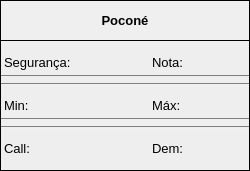
                <widget class="QFrame" name="search_result_pocone_frame">
                 <property name="geometry">
                  <rect>
                   <x>550</x>
                   <y>360</y>
                   <width>250</width>
                   <height>171</height>
                  </rect>
                 </property>
                 <property name="minimumSize">
                  <size>
                   <width>250</width>
                   <height>0</height>
                  </size>
                 </property>
                 <property name="maximumSize">
                  <size>
                   <width>300</width>
                   <height>300</height>
                  </size>
                 </property>
                 <property name="frameShape">
                  <enum>QFrame::Box</enum>
                 </property>
                 <property name="frameShadow">
                  <enum>QFrame::Plain</enum>
                 </property>
                 <layout class="QVBoxLayout" name="verticalLayout_23">
                  <property name="spacing">
                   <number>3</number>
                  </property>
                  <property name="leftMargin">
                   <number>0</number>
                  </property>
                  <property name="topMargin">
                   <number>0</number>
                  </property>
                  <property name="rightMargin">
                   <number>0</number>
                  </property>
                  <property name="bottomMargin">
                   <number>0</number>
                  </property>
                  <item>
                   <widget class="QFrame" name="frame_16">
                    <property name="minimumSize">
                     <size>
                      <width>0</width>
                      <height>40</height>
                     </size>
                    </property>
                    <property name="frameShape">
                     <enum>QFrame::NoFrame</enum>
                    </property>
                    <property name="frameShadow">
                     <enum>QFrame::Raised</enum>
                    </property>
                    <layout class="QVBoxLayout" name="verticalLayout_24">
                     <property name="spacing">
                      <number>0</number>
                     </property>
                     <property name="leftMargin">
                      <number>0</number>
                     </property>
                     <property name="topMargin">
                      <number>0</number>
                     </property>
                     <property name="rightMargin">
                      <number>0</number>
                     </property>
                     <property name="bottomMargin">
                      <number>0</number>
                     </property>
                     <item>
                      <widget class="QLabel" name="title_pocone">
                       <property name="font">
                        <font>
                         <pointsize>10</pointsize>
                         <weight>75</weight>
                         <bold>true</bold>
                        </font>
                       </property>
                       <property name="styleSheet">
                        <string notr="true">border-style: solid;
border-width: 0 0 1px 0;
border-color: transparent transparent black transparent;</string>
                       </property>
                       <property name="text">
                        <string>Poconé</string>
                       </property>
                       <property name="alignment">
                        <set>Qt::AlignCenter</set>
                       </property>
                       <property name="margin">
                        <number>4</number>
                       </property>
                       <property name="textInteractionFlags">
                        <set>Qt::NoTextInteraction</set>
                       </property>
                      </widget>
                     </item>
                    </layout>
                   </widget>
                  </item>
                  <item>
                   <widget class="QFrame" name="frame_26">
                    <property name="minimumSize">
                     <size>
                      <width>160</width>
                      <height>40</height>
                     </size>
                    </property>
                    <property name="styleSheet">
                     <string notr="true">background-color: rgb(238, 238, 238);
border-style: solid;
border-width: 0 0 1px 0;
border-color: transparent transparent gray transparent;</string>
                    </property>
                    <property name="frameShape">
                     <enum>QFrame::NoFrame</enum>
                    </property>
                    <property name="frameShadow">
                     <enum>QFrame::Plain</enum>
                    </property>
                    <layout class="QHBoxLayout" name="horizontalLayout_30">
                     <property name="spacing">
                      <number>0</number>
                     </property>
                     <property name="leftMargin">
                      <number>0</number>
                     </property>
                     <property name="topMargin">
                      <number>0</number>
                     </property>
                     <property name="rightMargin">
                      <number>0</number>
                     </property>
                     <property name="bottomMargin">
                      <number>0</number>
                     </property>
                     <item>
                      <widget class="QLabel" name="seguranca_p">
                       <property name="minimumSize">
                        <size>
                         <width>100</width>
                         <height>25</height>
                        </size>
                       </property>
                       <property name="maximumSize">
                        <size>
                         <width>16777215</width>
                         <height>25</height>
                        </size>
                       </property>
                       <property name="font">
                        <font>
                         <pointsize>10</pointsize>
                        </font>
                       </property>
                       <property name="styleSheet">
                        <string notr="true">color: rgb(0, 0, 0);
background-color: rgb(238, 238, 238);</string>
                       </property>
                       <property name="frameShape">
                        <enum>QFrame::NoFrame</enum>
                       </property>
                       <property name="text">
                        <string>Segurança:</string>
                       </property>
                       <property name="textInteractionFlags">
                        <set>Qt::LinksAccessibleByMouse|Qt::TextSelectableByMouse</set>
                       </property>
                      </widget>
                     </item>
                     <item>
                      <widget class="QLabel" name="nota_p">
                       <property name="minimumSize">
                        <size>
                         <width>50</width>
                         <height>25</height>
                        </size>
                       </property>
                       <property name="maximumSize">
                        <size>
                         <width>100</width>
                         <height>25</height>
                        </size>
                       </property>
                       <property name="font">
                        <font>
                         <pointsize>10</pointsize>
                        </font>
                       </property>
                       <property name="styleSheet">
                        <string notr="true">color: rgb(0, 0, 0);
background-color: rgb(238, 238, 238);</string>
                       </property>
                       <property name="frameShape">
                        <enum>QFrame::NoFrame</enum>
                       </property>
                       <property name="text">
                        <string>Nota:</string>
                       </property>
                       <property name="textInteractionFlags">
                        <set>Qt::LinksAccessibleByMouse|Qt::TextSelectableByMouse</set>
                       </property>
                      </widget>
                     </item>
                    </layout>
                   </widget>
                  </item>
                  <item>
                   <widget class="QFrame" name="frame_27">
                    <property name="minimumSize">
                     <size>
                      <width>160</width>
                      <height>40</height>
                     </size>
                    </property>
                    <property name="styleSheet">
                     <string notr="true">background-color: rgb(238, 238, 238);
border-style: solid;
border-width: 0 0 1px 0;
border-color: transparent transparent gray transparent;</string>
                    </property>
                    <property name="frameShape">
                     <enum>QFrame::NoFrame</enum>
                    </property>
                    <property name="frameShadow">
                     <enum>QFrame::Plain</enum>
                    </property>
                    <layout class="QHBoxLayout" name="horizontalLayout_31">
                     <property name="spacing">
                      <number>0</number>
                     </property>
                     <property name="leftMargin">
                      <number>0</number>
                     </property>
                     <property name="topMargin">
                      <number>0</number>
                     </property>
                     <property name="rightMargin">
                      <number>0</number>
                     </property>
                     <property name="bottomMargin">
                      <number>0</number>
                     </property>
                     <item>
                      <widget class="QLabel" name="min_p">
                       <property name="minimumSize">
                        <size>
                         <width>50</width>
                         <height>25</height>
                        </size>
                       </property>
                       <property name="maximumSize">
                        <size>
                         <width>16777215</width>
                         <height>25</height>
                        </size>
                       </property>
                       <property name="font">
                        <font>
                         <pointsize>10</pointsize>
                        </font>
                       </property>
                       <property name="styleSheet">
                        <string notr="true">color: rgb(0, 0, 0);
background-color: rgb(238, 238, 238);</string>
                       </property>
                       <property name="frameShape">
                        <enum>QFrame::NoFrame</enum>
                       </property>
                       <property name="text">
                        <string>Min:</string>
                       </property>
                       <property name="textInteractionFlags">
                        <set>Qt::LinksAccessibleByMouse|Qt::TextSelectableByMouse</set>
                       </property>
                      </widget>
                     </item>
                     <item>
                      <widget class="QLabel" name="max_p">
                       <property name="minimumSize">
                        <size>
                         <width>25</width>
                         <height>25</height>
                        </size>
                       </property>
                       <property name="maximumSize">
                        <size>
                         <width>100</width>
                         <height>25</height>
                        </size>
                       </property>
                       <property name="font">
                        <font>
                         <pointsize>10</pointsize>
                        </font>
                       </property>
                       <property name="styleSheet">
                        <string notr="true">color: rgb(0, 0, 0);
background-color: rgb(238, 238, 238);</string>
                       </property>
                       <property name="frameShape">
                        <enum>QFrame::NoFrame</enum>
                       </property>
                       <property name="text">
                        <string>Máx:</string>
                       </property>
                       <property name="textInteractionFlags">
                        <set>Qt::LinksAccessibleByMouse|Qt::TextSelectableByMouse</set>
                       </property>
                      </widget>
                     </item>
                    </layout>
                   </widget>
                  </item>
                  <item>
                   <widget class="QFrame" name="frame_28">
                    <property name="minimumSize">
                     <size>
                      <width>160</width>
                      <height>40</height>
                     </size>
                    </property>
                    <property name="styleSheet">
                     <string notr="true">background-color: rgb(238, 238, 238);
border-style: solid;
border-width: 0 0 1px 0;
border-color: transparent transparent transparent transparent;</string>
                    </property>
                    <property name="frameShape">
                     <enum>QFrame::NoFrame</enum>
                    </property>
                    <property name="frameShadow">
                     <enum>QFrame::Plain</enum>
                    </property>
                    <layout class="QHBoxLayout" name="horizontalLayout_15">
                     <property name="spacing">
                      <number>0</number>
                     </property>
                     <property name="leftMargin">
                      <number>0</number>
                     </property>
                     <property name="topMargin">
                      <number>0</number>
                     </property>
                     <property name="rightMargin">
                      <number>0</number>
                     </property>
                     <property name="bottomMargin">
                      <number>0</number>
                     </property>
                     <item>
                      <widget class="QLabel" name="call_p">
                       <property name="minimumSize">
                        <size>
                         <width>50</width>
                         <height>25</height>
                        </size>
                       </property>
                       <property name="maximumSize">
                        <size>
                         <width>16777215</width>
                         <height>25</height>
                        </size>
                       </property>
                       <property name="font">
                        <font>
                         <pointsize>10</pointsize>
                        </font>
                       </property>
                       <property name="styleSheet">
                        <string notr="true">color: rgb(0, 0, 0);
background-color: rgb(238, 238, 238);</string>
                       </property>
                       <property name="frameShape">
                        <enum>QFrame::NoFrame</enum>
                       </property>
                       <property name="text">
                        <string>Call:</string>
                       </property>
                       <property name="textInteractionFlags">
                        <set>Qt::LinksAccessibleByMouse|Qt::TextSelectableByMouse</set>
                       </property>
                      </widget>
                     </item>
                     <item>
                      <widget class="QLabel" name="dem_p">
                       <property name="minimumSize">
                        <size>
                         <width>25</width>
                         <height>25</height>
                        </size>
                       </property>
                       <property name="maximumSize">
                        <size>
                         <width>100</width>
                         <height>25</height>
                        </size>
                       </property>
                       <property name="font">
                        <font>
                         <pointsize>10</pointsize>
                        </font>
                       </property>
                       <property name="styleSheet">
                        <string notr="true">color: rgb(0, 0, 0);
background-color: rgb(238, 238, 238);</string>
                       </property>
                       <property name="frameShape">
                        <enum>QFrame::NoFrame</enum>
                       </property>
                       <property name="text">
                        <string>Dem:</string>
                       </property>
                       <property name="textInteractionFlags">
                        <set>Qt::LinksAccessibleByMouse|Qt::TextSelectableByMouse</set>
                       </property>
                      </widget>
                     </item>
                    </layout>
                   </widget>
                  </item>
                 </layout>
                </widget>
